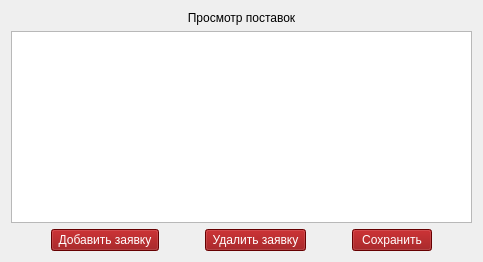
        <widget class="QWidget" name="page_6">
         <layout class="QVBoxLayout" name="verticalLayout_30">
          <item>
           <layout class="QHBoxLayout" name="horizontalLayout_46">
            <item>
             <widget class="QLabel" name="label_38">
              <property name="styleSheet">
               <string notr="true">font: 11pt &quot;Comic Sans MS&quot;;</string>
              </property>
              <property name="text">
               <string>Просмотр поставок</string>
              </property>
              <property name="alignment">
               <set>Qt::AlignCenter</set>
              </property>
             </widget>
            </item>
           </layout>
          </item>
          <item>
           <widget class="QTableWidget" name="table_pr_od">
            <property name="editTriggers">
             <set>QAbstractItemView::NoEditTriggers</set>
            </property>
           </widget>
          </item>
          <item>
           <layout class="QHBoxLayout" name="horizontalLayout_47">
            <item>
             <spacer name="horizontalSpacer_39">
              <property name="orientation">
               <enum>Qt::Horizontal</enum>
              </property>
              <property name="sizeHint" stdset="0">
               <size>
                <width>40</width>
                <height>20</height>
               </size>
              </property>
             </spacer>
            </item>
            <item>
             <widget class="QPushButton" name="btn_add_pr_od">
              <property name="styleSheet">
               <string notr="true">background-color: rgb(143, 0, 2);
font: 9pt &quot;Comic Sans MS&quot;;
color: rgb(255, 255, 255);</string>
              </property>
              <property name="text">
               <string> Добавить заявку </string>
              </property>
             </widget>
            </item>
            <item>
             <spacer name="horizontalSpacer_42">
              <property name="orientation">
               <enum>Qt::Horizontal</enum>
              </property>
              <property name="sizeHint" stdset="0">
               <size>
                <width>40</width>
                <height>20</height>
               </size>
              </property>
             </spacer>
            </item>
            <item>
             <widget class="QPushButton" name="btn_delete_pr_od">
              <property name="styleSheet">
               <string notr="true">background-color: rgb(143, 0, 2);
font: 9pt &quot;Comic Sans MS&quot;;
color: rgb(255, 255, 255);</string>
              </property>
              <property name="text">
               <string> Удалить заявку </string>
              </property>
             </widget>
            </item>
            <item>
             <spacer name="horizontalSpacer_40">
              <property name="orientation">
               <enum>Qt::Horizontal</enum>
              </property>
              <property name="sizeHint" stdset="0">
               <size>
                <width>40</width>
                <height>20</height>
               </size>
              </property>
             </spacer>
            </item>
            <item>
             <widget class="QPushButton" name="btn_save_pr_od">
              <property name="styleSheet">
               <string notr="true">background-color: rgb(143, 0, 2);
font: 9pt &quot;Comic Sans MS&quot;;
color: rgb(255, 255, 255);</string>
              </property>
              <property name="text">
               <string> Сохранить </string>
              </property>
             </widget>
            </item>
            <item>
             <spacer name="horizontalSpacer_41">
              <property name="orientation">
               <enum>Qt::Horizontal</enum>
              </property>
              <property name="sizeHint" stdset="0">
               <size>
                <width>40</width>
                <height>20</height>
               </size>
              </property>
             </spacer>
            </item>
           </layout>
          </item>
         </layout>
        </widget>
